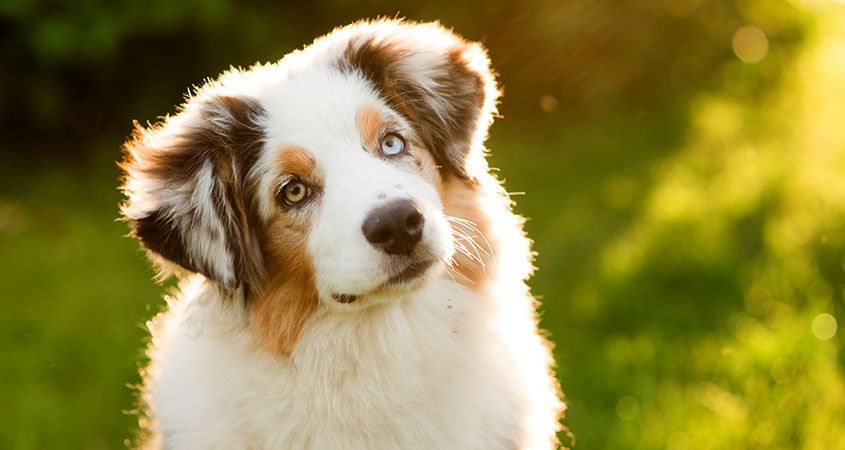
#> input picture Python/dog.jpg, 845 x 450 px
$ jupyter execute --allow-errors 'Jupyter demo.ipynb'   (shell and % lines are left out)   (Python 2 division)   (older library calls are emulated)
#> lines starting #> are read from the running program, lines starting #| are printed output that depends on the picture
[cell 1]
from scipy import misc #Import misc module from scipy (general science library)
import numpy as np #Import numpy (matrix/array operations library)
#Jupyter magic command to show images inline
import matplotlib.pyplot as plt #Import matplotlib plotting library to display arrays
from IPython.display import Image #Import Image utility to display image from file
import skimage
import scipy

[cell 2]
#Save filename to variable f
f = 'dog.jpg'

[cell 3]
#Display image
Image(f)

[cell 4]
#Read image as an array
im = scipy.misc.imread(f)
#> im is the input picture: shape (450, 845, 3); mean R, G, B 142.6, 132.3, 64.6
im = skimage.img_as_float(im)

[cell 5]
#See the array's shape
im.shape
#> Out = (450, 845, 3)

[cell 6]
#Inspect the array
im

[cell 7]
#Look at just the green channel
im[:,:,1]

[cell 8]
#Mean value of the image
np.mean(im)
#> Out = 0.444

[cell 9]
#Show the image
plt.imshow(im)
#> (this line was passed over: IPython is not available in this run)

[cell 10]
#Cut out most of the green channel
im[:,:,0] = im[:,:,0] * 0.05
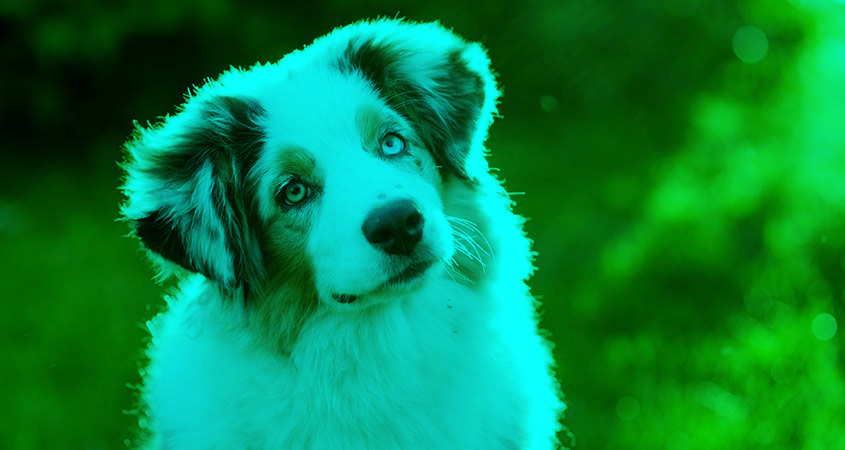
#> im: shape (450, 845, 3) float64; mean R, G, B 0.028, 0.519, 0.254

[cell 11]
#Show the image again
plt.imshow(im)
#> (this line was passed over: IPython is not available in this run)

[cell 12]
#Show max and min values of the green channel
print np.max(im[:,:,1])
#| 1.0
print np.min(im[:,:,1])
#| 0.0

[cell 13]
1.0/0.05

[cell 14]
#Cut out most of the green channel
im[:,:,1] = im[:,:,1] / 0.05
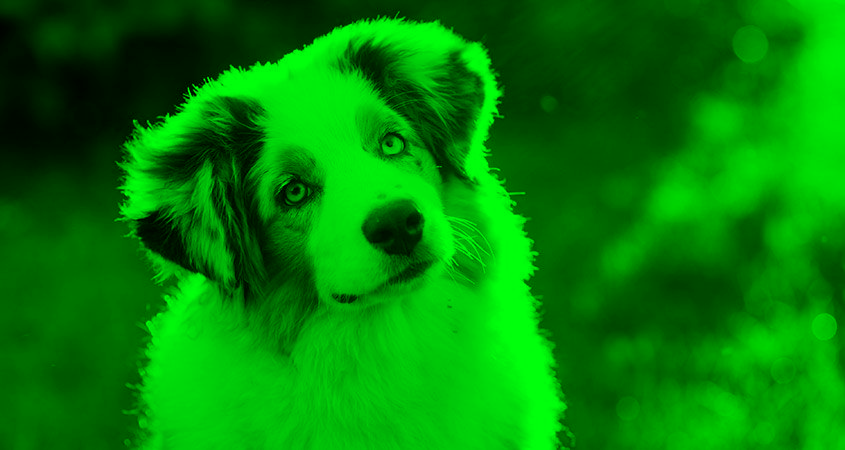
#> im: shape (450, 845, 3) float64; mean R, G, B 0.028, 10.38, 0.254; drawn with min black and max white

[cell 15]
from pdb import set_trace

def powers(x):
#> called with x = 4
    powers = []
    for i in range(5):
        this_power = x ** i
        powers.append(this_power)
        print powers[1000]
    return powers

#> (a cell that did not finish here is left out)

#> (a cell that did not finish here is left out)

[cell 18]

import library

#> (a cell that did not finish here is left out)

#> (a cell that did not finish here is left out)

[cell 21]
import lib

[cell 22]
lib.f()
#> (this line was passed over: lib is not available in this run)
